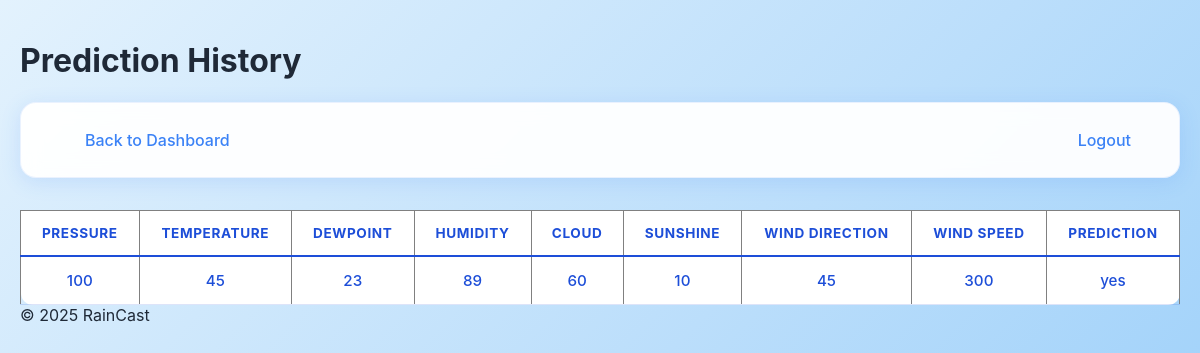
The page /history (signed in) on the database its author committed.
### app.py (models this page shows)
class Predictions(db.Model):
    id = db.Column(db.Integer, primary_key = True, autoincrement = True)
    user_id = db.Column(db.Integer, db.ForeignKey('users.id'), nullable=False)
    input_data = db.Column(db.PickleType, nullable=False)
    predicted_output = db.Column(db.PickleType, nullable=False)

### app.py (the view)
@app.route('/history')
@login_required
def history():
    user_history = Predictions.query.filter_by(user_id=current_user.id).all()
    print(f"DEBUG: Found {len(user_history)} history entries")
    return render_template('history.html', history=user_history)

### app.py (called while the page is built)
@login_manager.user_loader
def load_user(user_id):
    return Users.query.get(int(user_id))

### templates/history.html (shortened to what this page needs)
<!DOCTYPE html>
<html>
<head>
    <link rel="stylesheet" href="{{ url_for('static', filename='history.css') }}">
</head>
<body>
    <h1>Prediction History</h1>
    <nav>
        <a href="{{ url_for('dashboard') }}">Back to Dashboard</a>
        <a href="{{ url_for('logout') }}">Logout</a>
    </nav>
    <table border="1" style="border-collapse: collapse; width: 100%;">
        <thead>
            <tr>
                <th>Pressure</th>
                <th>Temperature</th>
                <th>Dewpoint</th>
                <th>Humidity</th>
                <th>Cloud</th>
                <th>Sunshine</th>
                <th>Wind Direction</th>
                <th>Wind Speed</th>
                <th>Prediction</th>
            </tr>
        </thead>
        <tbody>
            {% if history and history|length > 0 %}
                {% for entry in history %}
                <tr>
                    <td>{{ entry.input_data['pressure'][0] }}</td>
                    <td>{{ entry.input_data['temparature'][0] }}</td>
                    <td>{{ entry.input_data['dewpoint'][0] }}</td>
                    <td>{{ entry.input_data['humidity'][0] }}</td>
                    <td>{{ entry.input_data['cloud'][0] }}</td>
                    <td>{{ entry.input_data['sunshine'][0] }}</td>
                    <td>{{ entry.input_data['winddirection'][0] }}</td>
                    <td>{{ entry.input_data['windspeed'][0] }}</td>
                    <td>{{ entry.predicted_output }}</td>
                </tr>
                {% endfor %}
            {% else %}
                <tr>
                    <td colspan="9">No predictions found.</td>
                </tr>
            {% endif %}
        </tbody>
    </table>
    <footer>© 2025 RainCast</footer>
</body>
</html>

### static/history.css (style rules this page uses)
body { font-family: 'Inter', 'Segoe UI', sans-serif; background: linear-gradient(135deg, #e3f2fd 0%, #bbdefb 50%, #90caf9 100%); margin: 0; padding: 20px; color: #1f2937; min-height: 100vh; }
nav { background: rgba(255, 255, 255, 0.95); backdrop-filter: blur(10px); padding: 1.2rem 2rem; display: flex; justify-content: space-between; align-items: center; border-radius: 16px; box-shadow: 0 4px 20px rgba(59, 130, 246, 0.15); margin-bottom: 2rem; border: 1px solid rgba(59, 130, 246, 0.1); }
nav a { text-decoration: none; color: #3b82f6; font-weight: 500; margin-left: 1rem; padding: 8px 16px; border-radius: 8px; transition: all 0.3s ease; }
table { width: 100%; border-collapse: separate; border-spacing: 0; }
th, td { padding: 14px 18px; text-align: center; font-size: 0.95rem; color: #1d4ed8; }
th { background: #ffffff; font-weight: 700; text-transform: uppercase; letter-spacing: 0.6px; font-size: 0.85rem; border-bottom: 2px solid #1d4ed8; }
td { background: #ffffff; font-weight: 500; border-bottom: 1px solid rgba(29, 78, 216, 0.15); }
tbody tr:last-child td:first-child { border-bottom-left-radius: 12px; }
tbody tr:last-child td:last-child { border-bottom-right-radius: 12px; }

### rows shown on the page
Predictions: input_data "100", input_data "45", input_data "23", input_data "89", input_data "60", input_data "10", input_data "300", predicted_output "yes"
